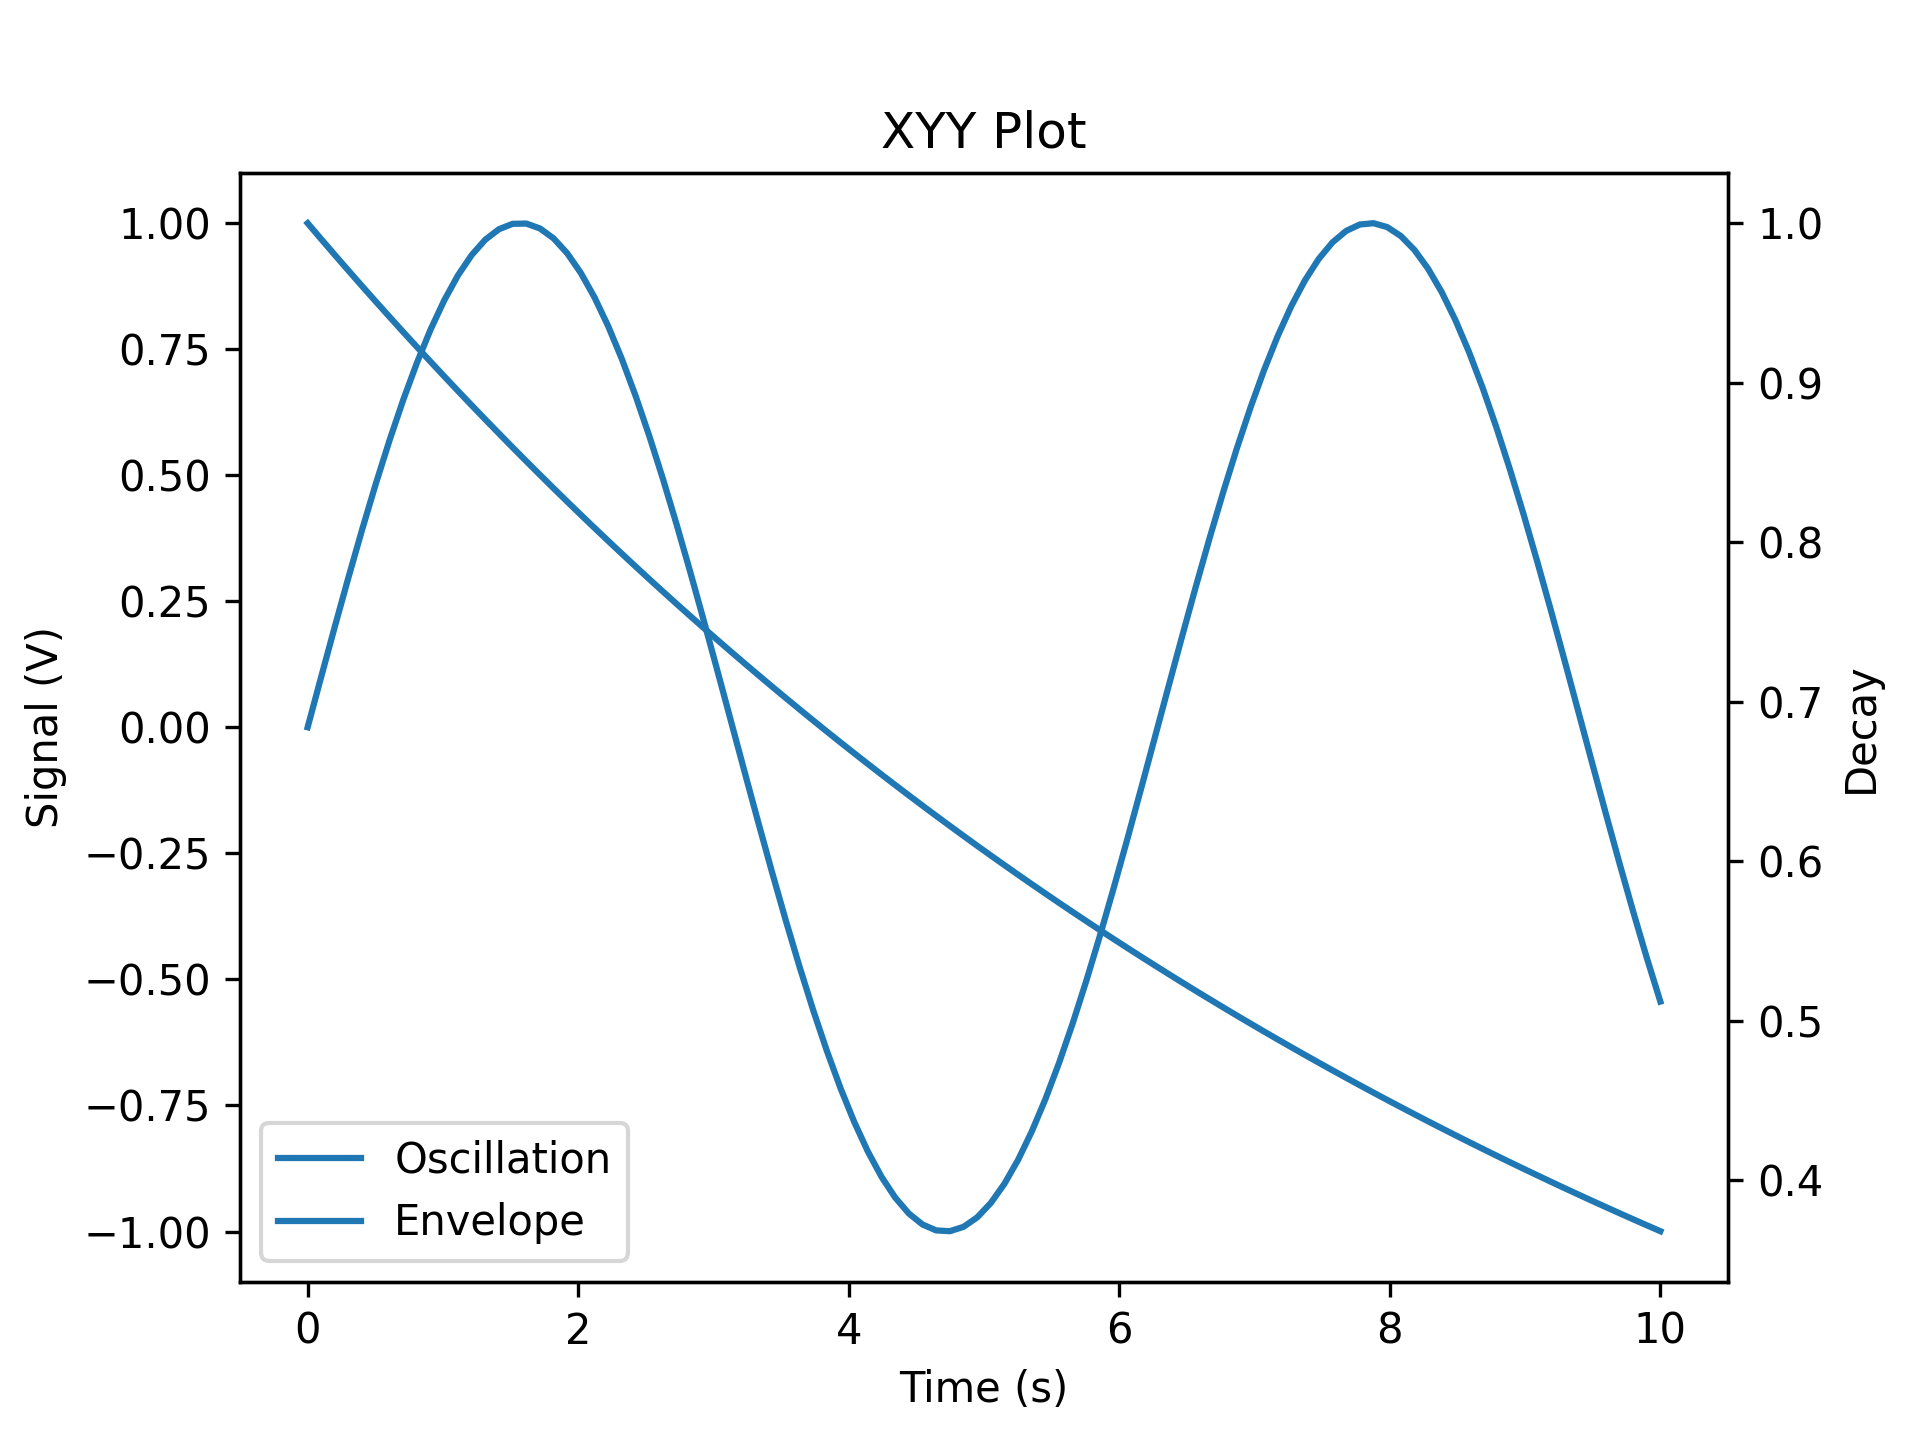

Write the Python code that produced this figure.
"""Created on Mar 08 02:13:52 2026"""

import numpy as np
from matplotlib import pyplot as plt

from plotez import SAVE_DPI, plot_xyy

x = np.linspace(0, 10, 100)
y1 = np.sin(x)
y2 = np.exp(-x / 10)

plot_xyy(
    x, y1, y2, x_label="Time (s)", y1_label="Signal (V)", y2_label="Decay", data_labels=("Oscillation", "Envelope")
)

# plt.show()
plt.savefig("README_E3_dual_y_axis.png", dpi=SAVE_DPI)
plt.close()
